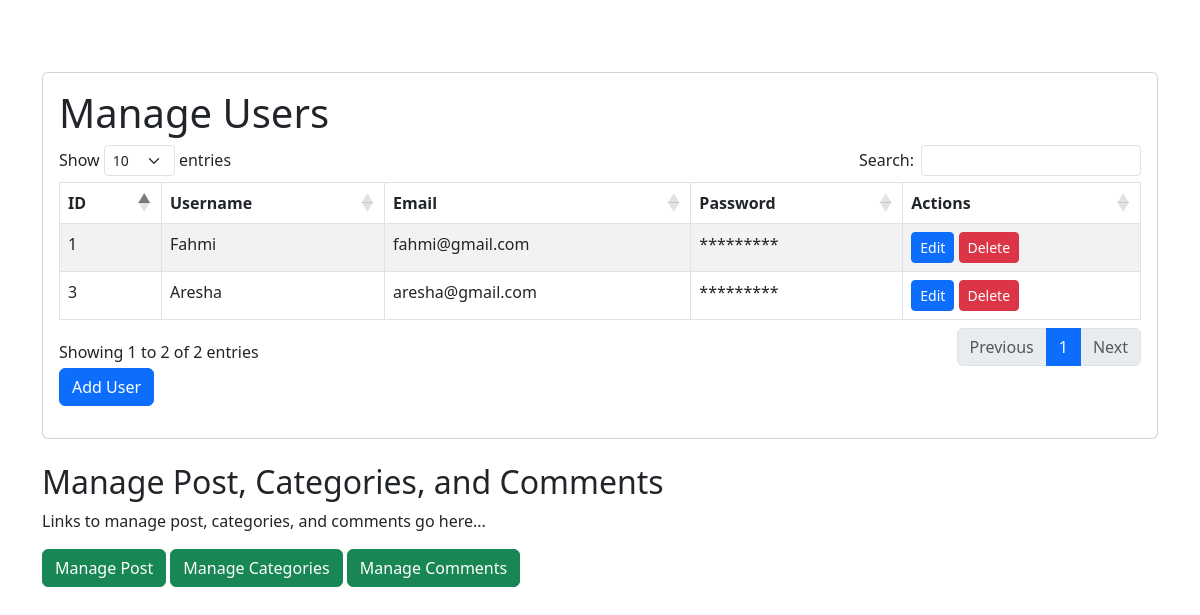
Screenshot of /user/users.php (signed in) with the database file from the repository.
### tables this page shows
CREATE TABLE `users` (
  `user_id` int(11) NOT NULL,
  `username` varchar(50) NOT NULL,
  `password` varchar(255) NOT NULL,
  `email` varchar(255) NOT NULL
);

### user/users.php (the view, shortened to what this page needs)
<?php
function getUsers() {
    $conn = connectDB();
    $query = "SELECT * FROM users";
    $result = $conn->query($query);
    $users = $result->fetch_all(MYSQLI_ASSOC);
    return $users;
}
$users = getUsers();
?>
<!DOCTYPE html>
<html lang="en">
<head>
    <link href="https://cdn.jsdelivr.net/npm/bootstrap@5.3.0/dist/css/bootstrap.min.css" rel="stylesheet">
    <link rel="stylesheet" type="text/css" href="https://cdn.datatables.net/1.11.5/css/dataTables.bootstrap5.min.css">
</head>
<body>
    <div class="container mt-5">
        <br>
        <div class="card">
            <div class="card-body">
                <h1 class="">Manage Users</h1>
                <table id="usersTable" class="table table-bordered table-striped">
                    <thead>
                        <tr>
                            <th>ID</th>
                            <th>Username</th>
                            <th>Email</th>
                            <th>Password</th>
                            <th>Actions</th>
                        </tr>
                    </thead>
                    <tbody>
                        <?php foreach ($users as $user): ?>
                            <tr>
                                <td><?php echo $user['user_id']; ?></td>
                                <td><?php echo $user['username']; ?></td>
                                <td><?php echo $user['email']; ?></td>
                                <td>*********</td>
                                <td>
                                    <button type="button" class="btn btn-primary btn-sm" data-bs-toggle="modal"
                                        data-bs-target="#editUserModal<?php echo $user['user_id']; ?>">
                                        Edit
                                    </button>
                                    <a href="users.php?action=delete&id=<?php echo $user['user_id']; ?>"
                                        class="btn btn-danger btn-sm">Delete</a>
                                </td>
                            </tr>
                        <?php endforeach; ?>
                    </tbody>
                </table>
                <button type="button" class="btn btn-primary mb-3" data-bs-toggle="modal" data-bs-target="#addUserModal">
                    Add User
                </button>
            </div>
        </div>
        <h2 class="mt-4">Manage Post, Categories, and Comments</h2>
        <p>Links to manage post, categories, and comments go here...</p>
        <a href="../post/post.php" class="btn btn-success">Manage Post</a>
        <a href="../categories/categories.php" class="btn btn-success">Manage Categories</a>
        <a href="../comment/comments.php" class="btn btn-success">Manage Comments</a>
    </div>
</body>
</html>

### rows the page displays
users: user_id "1", username "Fahmi", email "fahmi@gmail.com"
users: user_id "3", username "Aresha", email "aresha@gmail.com"
